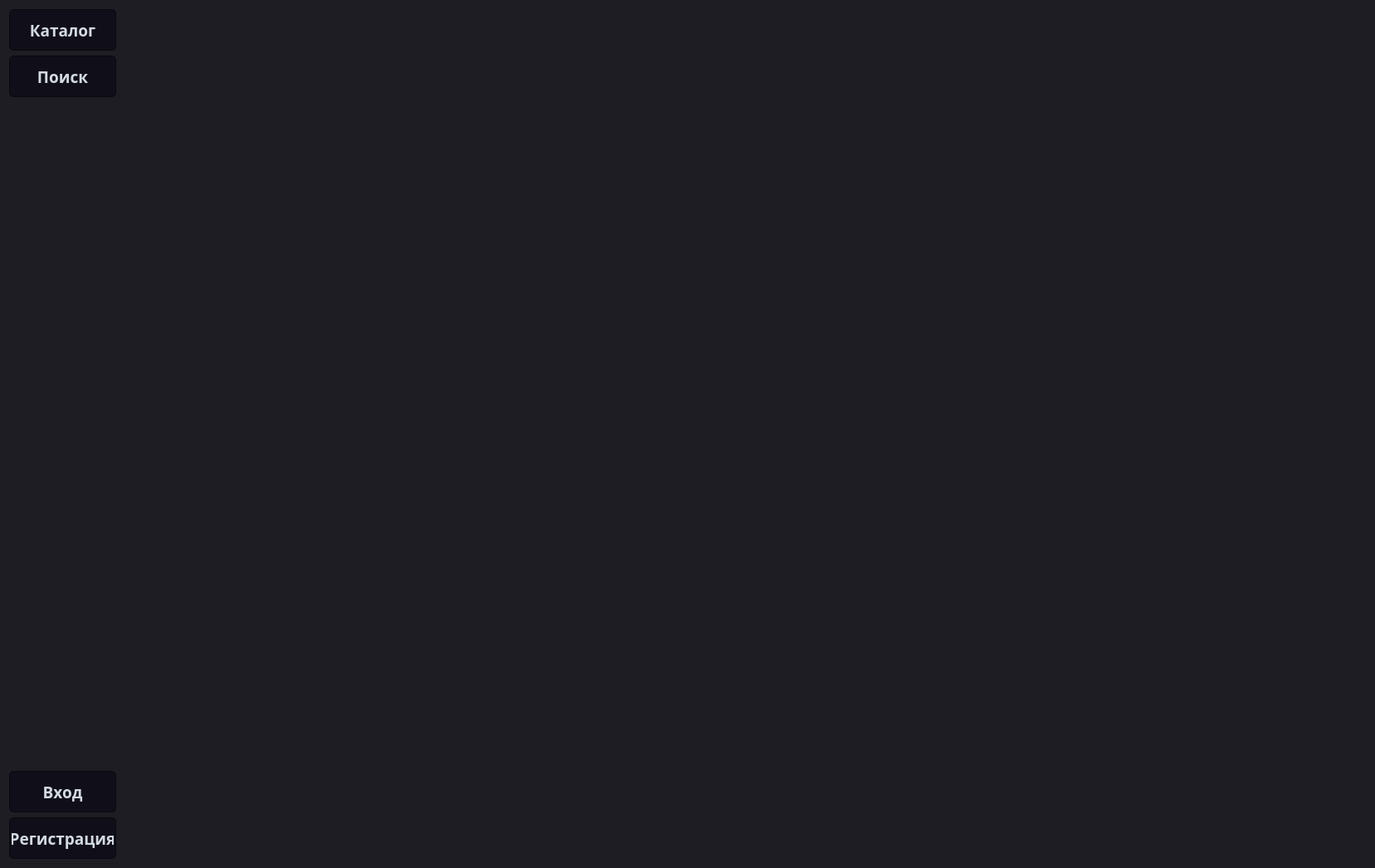
<?xml version="1.0" encoding="UTF-8"?>
<ui version="4.0">
 <class>StartFragment</class>
 <widget class="QFrame" name="StartFragment">
  <property name="geometry">
   <rect>
    <x>0</x>
    <y>0</y>
    <width>1657</width>
    <height>900</height>
   </rect>
  </property>
  <property name="windowTitle">
   <string>Frame</string>
  </property>
  <property name="styleSheet">
   <string notr="true">QFrame {
	background-color:#1e1d23;
}
QWidget {
	background-color:#1e1d23;
}
QMainWindow {
	background-color:#1e1d23;
}
QDialog {
	background-color:#1e1d23;
}
QColorDialog {
	background-color:#1e1d23;
}
QTextEdit {
	background-color:#1e1d23;
	color: #a9b7c6;
}
QPlainTextEdit {
	selection-background-color:#007b50;
	background-color:#1e1d23;
	border-style: solid;
	border-top-color: transparent;
	border-right-color: transparent;
	border-left-color: transparent;
	border-bottom-color: transparent;
	border-width: 1px;
	color: #a9b7c6;
}
QPushButton{
	border-style: solid;
	border-top-color: transparent;
	border-right-color: transparent;
	border-left-color: transparent;
	border-bottom-color: transparent;
	border-width: 1px;
	border-style: solid;
	color: #a9b7c6;
	padding: 2px;
	background-color: #1e1d23;
}
QPushButton::default{
	border-style: inset;
	border-top-color: transparent;
	border-right-color: transparent;
	border-left-color: transparent;
	border-bottom-color: #04b97f;
	border-width: 1px;
	color: #a9b7c6;
	padding: 2px;
	background-color: #1e1d23;
}
QToolButton {
	border-style: solid;
	border-top-color: transparent;
	border-right-color: transparent;
	border-left-color: transparent;
	border-bottom-color: #04b97f;
	border-bottom-width: 1px;
	border-style: solid;
	color: #a9b7c6;
	padding: 2px;
	background-color: #1e1d23;
}
QToolButton:hover{
	border-style: solid;
	border-top-color: transparent;
	border-right-color: transparent;
	border-left-color: transparent;
	border-bottom-color: #37efba;
	border-bottom-width: 2px;
	border-style: solid;
	color: #FFFFFF;
	padding-bottom: 1px;
	background-color: #1e1d23;
}
QPushButton:hover{
	border-style: solid;
	border-top-color: transparent;
	border-right-color: transparent;
	border-left-color: transparent;
	border-bottom-color: #37efba;
	border-bottom-width: 1px;
	border-style: solid;
	color: #FFFFFF;
	padding-bottom: 2px;
	background-color: #1e1d23;
}
QPushButton:pressed{
	border-style: solid;
	border-top-color: transparent;
	border-right-color: transparent;
	border-left-color: transparent;
	border-bottom-color: #37efba;
	border-bottom-width: 2px;
	border-style: solid;
	color: #37efba;
	padding-bottom: 1px;
	background-color: #1e1d23;
}
QPushButton:disabled{
	border-style: solid;
	border-top-color: transparent;
	border-right-color: transparent;
	border-left-color: transparent;
	border-bottom-color: #808086;
	border-bottom-width: 2px;
	border-style: solid;
	color: #808086;
	padding-bottom: 1px;
	background-color: #1e1d23;
}
QLineEdit {
	border-width: 1px; border-radius: 4px;
	border-color: rgb(58, 58, 58);
	border-style: inset;
	padding: 0 8px;
	color: #a9b7c6;
	background:#1e1d23;
	selection-background-color:#007b50;
	selection-color: #FFFFFF;
}
QLabel {
	color: #a9b7c6;
}
QLCDNumber {
	color: #37e6b4;
}
QProgressBar {
	text-align: center;
	color: rgb(240, 240, 240);
	border-width: 1px; 
	border-radius: 10px;
	border-color: rgb(58, 58, 58);
	border-style: inset;
	background-color:#1e1d23;
}
QProgressBar::chunk {
	background-color: #04b97f;
	border-radius: 5px;
}
QMenuBar {
	background-color: #1e1d23;
}
QMenuBar::item {
	color: #a9b7c6;
  	spacing: 3px;
  	padding: 1px 4px;
  	background: #1e1d23;
}

QMenuBar::item:selected {
  	background:#1e1d23;
	color: #FFFFFF;
}
QMenu::item:selected {
	border-style: solid;
	border-top-color: transparent;
	border-right-color: transparent;
	border-left-color: #04b97f;
	border-bottom-color: transparent;
	border-left-width: 2px;
	color: #FFFFFF;
	padding-left:15px;
	padding-top:4px;
	padding-bottom:4px;
	padding-right:7px;
	background-color: #1e1d23;
}
QMenu::item {
	border-style: solid;
	border-top-color: transparent;
	border-right-color: transparent;
	border-left-color: transparent;
	border-bottom-color: transparent;
	border-bottom-width: 1px;
	border-style: solid;
	color: #a9b7c6;
	padding-left:17px;
	padding-top:4px;
	padding-bottom:4px;
	padding-right:7px;
	background-color: #1e1d23;
}
QMenu{
	background-color:#1e1d23;
}
QTabWidget {
	color:rgb(0,0,0);
	background-color:#1e1d23;
}
QTabWidget::pane {
		border-color: rgb(77,77,77);
		background-color:#1e1d23;
		border-style: solid;
		border-width: 1px;
    	border-radius: 6px;
}
QTabBar::tab {
	border-style: solid;
	border-top-color: transparent;
	border-right-color: transparent;
	border-left-color: transparent;
	border-bottom-color: transparent;
	border-bottom-width: 1px;
	border-style: solid;
	color: #808086;
	padding: 3px;
	margin-left:3px;
	background-color: #1e1d23;
}
QTabBar::tab:selected, QTabBar::tab:last:selected, QTabBar::tab:hover {
  	border-style: solid;
	border-top-color: transparent;
	border-right-color: transparent;
	border-left-color: transparent;
	border-bottom-color: #04b97f;
	border-bottom-width: 2px;
	border-style: solid;
	color: #FFFFFF;
	padding-left: 3px;
	padding-bottom: 2px;
	margin-left:3px;
	background-color: #1e1d23;
}

QCheckBox {
	color: #a9b7c6;
	padding: 2px;
}
QCheckBox:disabled {
	color: #808086;
	padding: 2px;
}

QCheckBox:hover {
	border-radius:4px;
	border-style:solid;
	padding-left: 1px;
	padding-right: 1px;
	padding-bottom: 1px;
	padding-top: 1px;
	border-width:1px;
	border-color: rgb(87, 97, 106);
	background-color:#1e1d23;
}
QCheckBox::indicator:checked {

	height: 10px;
	width: 10px;
	border-style:solid;
	border-width: 1px;
	border-color: #04b97f;
	color: #a9b7c6;
	background-color: #04b97f;
}
QCheckBox::indicator:unchecked {

	height: 10px;
	width: 10px;
	border-style:solid;
	border-width: 1px;
	border-color: #04b97f;
	color: #a9b7c6;
	background-color: transparent;
}
QRadioButton {
	color: #a9b7c6;
	background-color: #1e1d23;
	padding: 1px;
}
QRadioButton::indicator:checked {
	height: 10px;
	width: 10px;
	border-style:solid;
	border-radius:5px;
	border-width: 1px;
	border-color: #04b97f;
	color: #a9b7c6;
	background-color: #04b97f;
}
QRadioButton::indicator:!checked {
	height: 10px;
	width: 10px;
	border-style:solid;
	border-radius:5px;
	border-width: 1px;
	border-color: #04b97f;
	color: #a9b7c6;
	background-color: transparent;
}
QStatusBar {
	color:#027f7f;
}
QSpinBox {
	color: #a9b7c6;	
	background-color: #1e1d23;
}
QDoubleSpinBox {
	color: #a9b7c6;	
	background-color: #1e1d23;
}
QTimeEdit {
	color: #a9b7c6;	
	background-color: #1e1d23;
}
QDateTimeEdit {
	color: #a9b7c6;	
	background-color: #1e1d23;
}
QDateEdit {
	color: #a9b7c6;	
	background-color: #1e1d23;
}
QComboBox {
	color: #a9b7c6;	
	background: #1e1d23;
}
QComboBox:editable {
	background: #1e1d23;
	color: #a9b7c6;
	selection-background-color: #1e1d23;
}
QComboBox QAbstractItemView {
	color: #a9b7c6;	
	background: #1e1d23;
	selection-color: #FFFFFF;
	selection-background-color: #1e1d23;
}
QComboBox:!editable:on, QComboBox::drop-down:editable:on {
	color: #a9b7c6;	
	background: #1e1d23;
}
QFontComboBox {
	color: #a9b7c6;	
	background-color: #1e1d23;
}
QToolBox {
	color: #a9b7c6;
	background-color: #1e1d23;
}
QToolBox::tab {
	color: #a9b7c6;
	background-color: #1e1d23;
}
QToolBox::tab:selected {
	color: #FFFFFF;
	background-color: #1e1d23;
}
QScrollArea {
	color: #FFFFFF;
	background-color: #1e1d23;
}
QSlider::groove:horizontal {
	height: 5px;
	background: #04b97f;
}
QSlider::groove:vertical {
	width: 5px;
	background: #04b97f;
}
QSlider::handle:horizontal {
	background: qlineargradient(x1:0, y1:0, x2:1, y2:1, stop:0 #b4b4b4, stop:1 #8f8f8f);
	border: 1px solid #5c5c5c;
	width: 14px;
	margin: -5px 0;
	border-radius: 7px;
}
QSlider::handle:vertical {
	background: qlineargradient(x1:1, y1:1, x2:0, y2:0, stop:0 #b4b4b4, stop:1 #8f8f8f);
	border: 1px solid #5c5c5c;
	height: 14px;
	margin: 0 -5px;
	border-radius: 7px;
}
QSlider::add-page:horizontal {
    background: white;
}
QSlider::add-page:vertical {
    background: white;
}
QSlider::sub-page:horizontal {
    background: #04b97f;
}
QSlider::sub-page:vertical {
    background: #04b97f;
}

QPushButton{
	border-style: solid;
	border-color: #050a0e;
	border-width: 1px;
	border-radius: 5px;
	color: #d3dae3;
	padding: 2px;
	background-color: #100E19;
}
QPushButton::default{
	border-style: solid;
	border-color: #050a0e;
	border-width: 1px;
	border-radius: 5px;
	color: #FFFFFF;
	padding: 2px;
	background-color: #151a1e;
}
QPushButton:hover{
	border-style: solid;
	border-top-color: qlineargradient(spread:pad, x1:0, y1:1, x2:1, y2:1, stop:0 #C0DB50, stop:0.4 #C0DB50, stop:0.5 #100E19, stop:1 #100E19);
    border-bottom-color: qlineargradient(spread:pad, x1:0, y1:1, x2:1, y2:1, stop:0 #100E19, stop:0.5 #100E19, stop:0.6 #C0DB50, stop:1 #C0DB50);
    border-left-color: qlineargradient(spread:pad, x1:0, y1:0, x2:0, y2:1, stop:0 #C0DB50, stop:0.3 #C0DB50, stop:0.7 #100E19, stop:1 #100E19);
    border-right-color: qlineargradient(spread:pad, x1:0, y1:1, x2:0, y2:0, stop:0 #C0DB50, stop:0.3 #C0DB50, stop:0.7 #100E19, stop:1 #100E19);
	border-width: 2px;
    border-radius: 1px;
	color: #d3dae3;
	padding: 2px;
}
QPushButton:pressed{
	border-style: solid;
	border-top-color: qlineargradient(spread:pad, x1:0, y1:1, x2:1, y2:1, stop:0 #d33af1, stop:0.4 #d33af1, stop:0.5 #100E19, stop:1 #100E19);
    border-bottom-color: qlineargradient(spread:pad, x1:0, y1:1, x2:1, y2:1, stop:0 #100E19, stop:0.5 #100E19, stop:0.6 #d33af1, stop:1 #d33af1);
    border-left-color: qlineargradient(spread:pad, x1:0, y1:0, x2:0, y2:1, stop:0 #d33af1, stop:0.3 #d33af1, stop:0.7 #100E19, stop:1 #100E19);
    border-right-color: qlineargradient(spread:pad, x1:0, y1:1, x2:0, y2:0, stop:0 #d33af1, stop:0.3 #d33af1, stop:0.7 #100E19, stop:1 #100E19);
	border-width: 2px;
    border-radius: 1px;
	color: #d3dae3;
	padding: 2px;
}</string>
  </property>
  <layout class="QGridLayout" name="gridLayout_2">
   <item row="0" column="0">
    <layout class="QGridLayout" name="gridLayout">
     <item row="0" column="0">
      <layout class="QVBoxLayout" name="verticalLayout">
       <item>
        <widget class="QPushButton" name="pb_catalog">
         <property name="minimumSize">
          <size>
           <width>0</width>
           <height>50</height>
          </size>
         </property>
         <property name="maximumSize">
          <size>
           <width>129</width>
           <height>16777215</height>
          </size>
         </property>
         <property name="font">
          <font>
           <family>MelodBold</family>
           <pointsize>14</pointsize>
           <weight>75</weight>
           <bold>true</bold>
          </font>
         </property>
         <property name="text">
          <string>Каталог</string>
         </property>
        </widget>
       </item>
       <item>
        <widget class="QPushButton" name="pb_seacrh">
         <property name="minimumSize">
          <size>
           <width>0</width>
           <height>50</height>
          </size>
         </property>
         <property name="maximumSize">
          <size>
           <width>129</width>
           <height>16777215</height>
          </size>
         </property>
         <property name="font">
          <font>
           <family>MelodBold</family>
           <pointsize>14</pointsize>
           <weight>75</weight>
           <bold>true</bold>
          </font>
         </property>
         <property name="styleSheet">
          <string notr="true">QFrame
{
&quot;background-color:#EFF5FC;&quot;
}</string>
         </property>
         <property name="text">
          <string>Поиск</string>
         </property>
        </widget>
       </item>
      </layout>
     </item>
     <item row="2" column="0">
      <layout class="QVBoxLayout" name="verticalLayout_2">
       <item>
        <widget class="QPushButton" name="pb_log">
         <property name="minimumSize">
          <size>
           <width>0</width>
           <height>50</height>
          </size>
         </property>
         <property name="maximumSize">
          <size>
           <width>129</width>
           <height>16777215</height>
          </size>
         </property>
         <property name="font">
          <font>
           <family>MelodBold</family>
           <pointsize>14</pointsize>
           <weight>75</weight>
           <bold>true</bold>
          </font>
         </property>
         <property name="text">
          <string>Вход</string>
         </property>
        </widget>
       </item>
       <item>
        <widget class="QPushButton" name="pb_reg">
         <property name="minimumSize">
          <size>
           <width>0</width>
           <height>50</height>
          </size>
         </property>
         <property name="maximumSize">
          <size>
           <width>129</width>
           <height>16777215</height>
          </size>
         </property>
         <property name="font">
          <font>
           <family>MelodBold</family>
           <pointsize>14</pointsize>
           <weight>75</weight>
           <bold>true</bold>
          </font>
         </property>
         <property name="autoFillBackground">
          <bool>false</bool>
         </property>
         <property name="text">
          <string>Регистрация</string>
         </property>
        </widget>
       </item>
      </layout>
     </item>
     <item row="1" column="0">
      <layout class="QFormLayout" name="formLayout">
       <item row="0" column="0">
        <widget class="QLabel" name="label">
         <property name="minimumSize">
          <size>
           <width>5</width>
           <height>800</height>
          </size>
         </property>
         <property name="maximumSize">
          <size>
           <width>121</width>
           <height>803</height>
          </size>
         </property>
         <property name="text">
          <string/>
         </property>
        </widget>
       </item>
      </layout>
     </item>
    </layout>
   </item>
   <item row="0" column="1">
    <widget class="QStackedWidget" name="stackedWidget">
     <property name="minimumSize">
      <size>
       <width>1500</width>
       <height>750</height>
      </size>
     </property>
     <property name="maximumSize">
      <size>
       <width>1500</width>
       <height>750</height>
      </size>
     </property>
     <property name="currentIndex">
      <number>0</number>
     </property>
     <widget class="QWidget" name="page"/>
     <widget class="QWidget" name="page_2"/>
    </widget>
   </item>
  </layout>
 </widget>
 <resources/>
 <connections/>
</ui>
